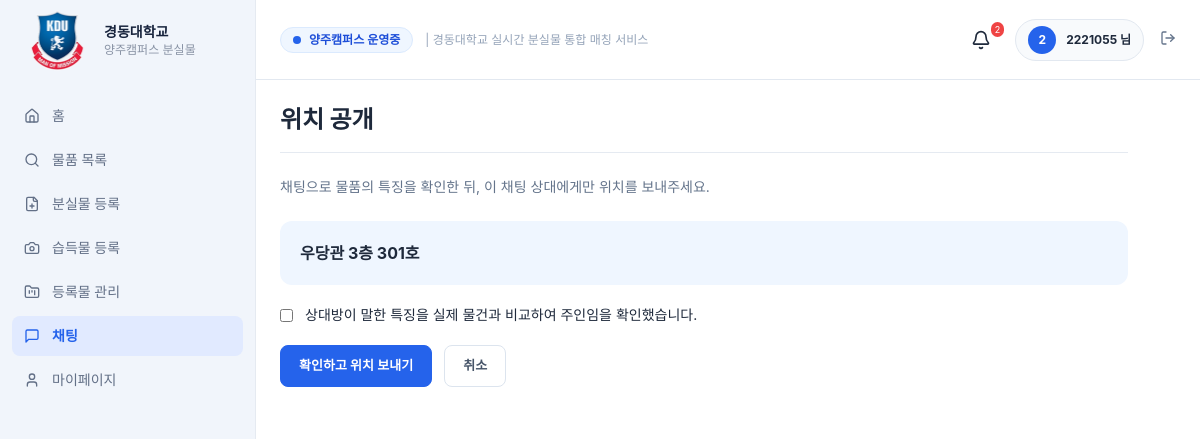
The page /chat/1/location (signed in) on the database its author committed.
### tables this page shows
CREATE TABLE items(
 id INTEGER PRIMARY KEY AUTOINCREMENT, owner TEXT NOT NULL REFERENCES students(student_no),
 kind TEXT NOT NULL CHECK(kind IN ('lost','found')), title TEXT NOT NULL, category TEXT NOT NULL,
 appearance TEXT NOT NULL, found_place TEXT NOT NULL DEFAULT '', extra TEXT NOT NULL DEFAULT '',
 photo TEXT, photo_pos TEXT, status TEXT NOT NULL, storage_type TEXT,
 building TEXT, floor TEXT, room TEXT, latitude REAL, longitude REAL, location_note TEXT,
 created_at TEXT NOT NULL, deleted INTEGER NOT NULL DEFAULT 0
);

### app.py (the view, shortened to what this page needs)
    @app.route('/chat/<int:chat_id>/location',methods=['GET','POST'])
    @login_required
    def share_location(chat_id):
        c=chat_get(chat_id);me=session['student_no'];db=get_db()
        if me!=c['finder']:abort(403)
        if c['deleted'] or c['completed'] or c['status'] in ['찾음','반환 완료']:abort(400,description='완료 또는 삭제된 물품입니다.')
        current_share=db.execute('SELECT 1 FROM location_shares WHERE chat_id=?',(chat_id,)).fetchone()
        if current_share:return redirect(url_for('chat',chat_id=chat_id))
        item=item_get(c['item_id']);values=dict(item) if c['kind']=='found' else {}
        candidates=db.execute("SELECT id,title,category FROM items WHERE owner=? AND kind='lost' AND status='찾는 중' AND deleted=0",(c['loser'],)).fetchall() if c['kind']=='found' else []
        return render_template('share_location.html',current=c,values=values,candidates=candidates,screen='chat')

### app.py (called while the page is built)
def login_required(fn):
    @wraps(fn)
    def wrapped(*a,**kw):
        if not session.get('student_no'):
            if request.path.startswith('/api/'):return jsonify(error='로그인이 필요합니다.'),401
            return redirect(url_for('login'))
        return fn(*a,**kw)
    return wrapped

### db.py (called while the page is built)
def get_db():
    if 'db' not in g:
        g.db=sqlite3.connect(current_app.config['DATABASE'],timeout=10)
        g.db.row_factory=sqlite3.Row
        g.db.execute('PRAGMA foreign_keys=ON')
    return g.db

### templates/share_location.html (shortened to what this page needs)
{% extends 'base.html' %}{% block content %}<div class="p-6 max-w-4xl space-y-6"><h2 class="text-2xl font-extrabold border-b border-slate-200 pb-4">{{'위치 공개' if current.kind=='found' else '위치 지정하기'}}</h2><p class="text-sm text-slate-500">채팅으로 물품의 특징을 확인한 뒤, 이 채팅 상대에게만 위치를 보내주세요.</p><form method="post" class="space-y-5">{% if current.kind=='found' %}{% if values.storage_type=='internal' %}<div class="p-5 rounded-xl bg-blue-50"><b>{{values.building}} {{values.floor}} {{values.room}}</b></div>{% endif %}{% else %}{% include 'partials/location_fields.html' %}{% endif %}<label class="flex items-center gap-3 text-sm"><input type="checkbox" name="confirmed" value="yes" required>상대방이 말한 특징을 실제 물건과 비교하여 주인임을 확인했습니다.</label><div class="flex gap-3"><button class="button-primary">확인하고 위치 보내기</button><a class="button-outline" href="{{url_for('chat',chat_id=current.id)}}">취소</a></div></form></div>{% endblock %}

### static/css/original.css (style rules this page uses)
body { font-family: 'Inter', sans-serif; }
#app main, #app main > div { background:#f8f9fc; }
#app main .border-slate-200 { border-color:#e5eaf1; }
#app main, #app main > div { background:#fff; }

### static/css/app.css (style rules this page uses)
body { margin:0;font-family:Inter,'Malgun Gothic',sans-serif }
button,a,input { touch-action:manipulation }
a { text-decoration:none;color:inherit }
form { margin:0 }
.button-primary,.button-outline { display:inline-flex;justify-content:center;align-items:center;gap:7px;min-height:42px;padding:10px 18px;border-radius:8px;font-size:13px;font-weight:600;box-sizing:border-box;cursor:pointer }
.button-primary { background:#2563eb;color:white;border:1px solid #2563eb }
.button-outline { background:white;color:#475569;border:1px solid #dce4ee }

### rows shown on the page
items: kind "위치 공개", building "우당관", floor "3층", room "301호"

### other values the page prints
{{ label }} "홈" "물품 목록" "분실물 등록" "습득물 등록" "등록물 관리" "채팅" "마이페이지"
{{ unread }} "2"
{{ me[0] }} "2"
{{ me }} "2221055"
